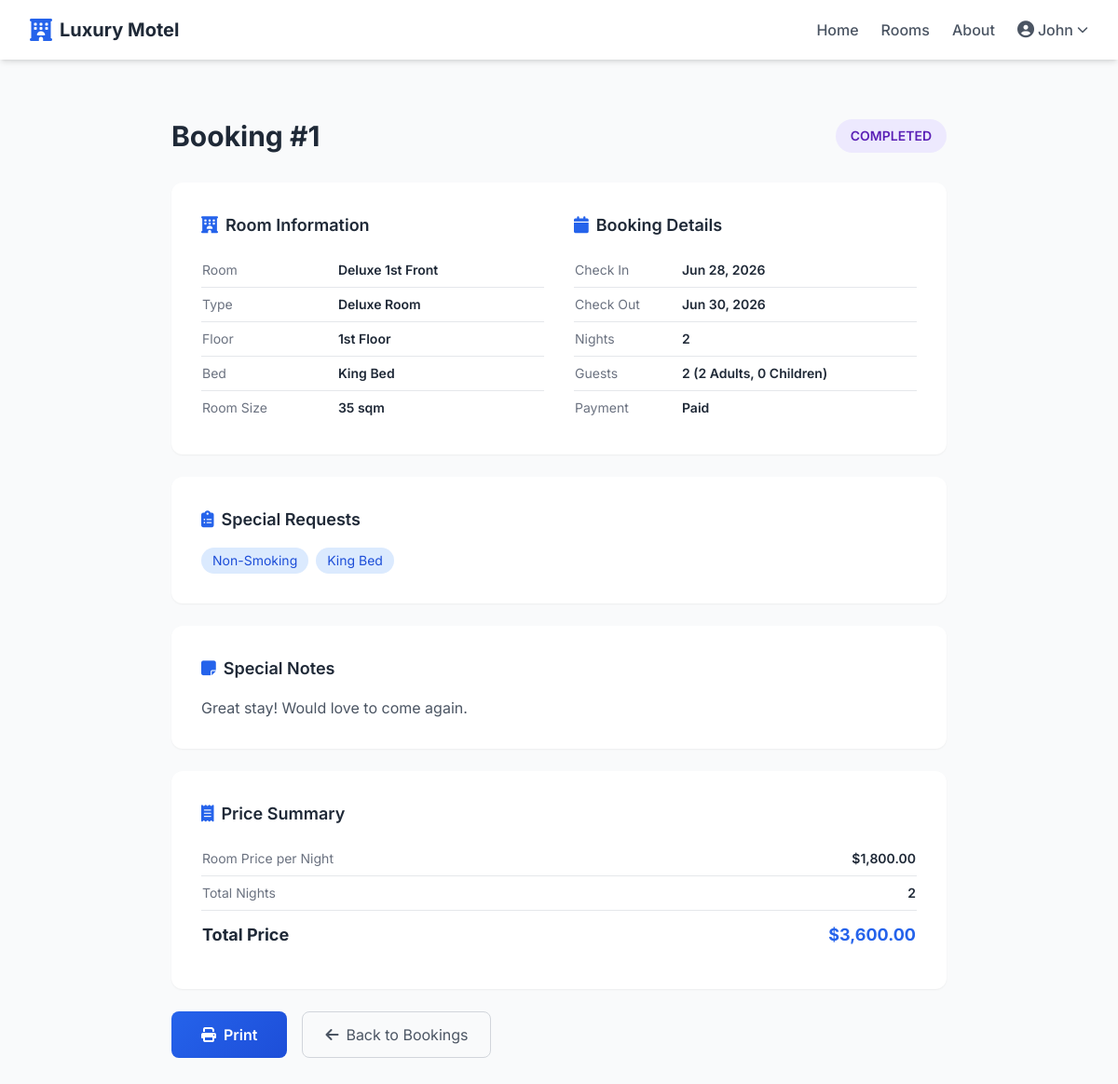
The page /booking-details.php?id=1 (signed in) on the database its author committed.
### tables this page shows
CREATE TABLE IF NOT EXISTS `reservations` (
    `reservation_id` INT AUTO_INCREMENT PRIMARY KEY,
    `user_id` INT NOT NULL,
    `room_id` INT NOT NULL,
    `check_in_date` DATE NOT NULL,
    `check_out_date` DATE NOT NULL,
    `adults` INT NOT NULL DEFAULT 1,
    `children` INT NOT NULL DEFAULT 0,
    `total_guests` INT NOT NULL,
    `total_nights` INT NOT NULL,
    `room_price` DECIMAL(10,2) NOT NULL,
    `total_price` DECIMAL(10,2) NOT NULL,
    `booking_status` ENUM('Pending', 'Approved', 'Rejected', 'Checked In', 'Checked Out', 'Cancelled', 'Completed') DEFAULT 'Pending',
    `payment_status` ENUM('Unpaid', 'Paid', 'Refunded') DEFAULT 'Unpaid',
    `early_check_in_time` TIME NULL,
    `late_check_out_time` TIME NULL,
    `special_notes` TEXT NULL,
    `customer_hidden` TINYINT(1) NOT NULL DEFAULT 0,
    `created_at` TIMESTAMP DEFAULT CURRENT_TIMESTAMP,
    FOREIGN KEY (`user_id`) REFERENCES `users`(`user_id`) ON DELETE RESTRICT ON UPDATE CASCADE,
    FOREIGN KEY (`room_id`) REFERENCES `rooms`(`room_id`) ON DELETE RESTRICT ON UPDATE CASCADE,
    INDEX idx_dates (check_in_date, check_out_date),
    INDEX idx_status (booking_status)
);

CREATE TABLE IF NOT EXISTS `rooms` (
    `room_id` INT AUTO_INCREMENT PRIMARY KEY,
    `type_id` INT NOT NULL,
    `floor_id` INT NOT NULL,
    `room_number` VARCHAR(10) NOT NULL UNIQUE,
    `room_name` VARCHAR(100) NOT NULL,
    `status` ENUM('Available', 'Occupied', 'Maintenance', 'Reserved', 'Cleaning') DEFAULT 'Available',
    `description` TEXT NULL,
    FOREIGN KEY (`type_id`) REFERENCES `room_types`(`type_id`) ON DELETE RESTRICT ON UPDATE CASCADE,
    FOREIGN KEY (`floor_id`) REFERENCES `floors`(`floor_id`) ON DELETE RESTRICT ON UPDATE CASCADE
);

CREATE TABLE IF NOT EXISTS `room_types` (
    `type_id` INT AUTO_INCREMENT PRIMARY KEY,
    `type_name` VARCHAR(100) NOT NULL UNIQUE,
    `description` TEXT NOT NULL,
    `price_per_night` DECIMAL(10,2) NOT NULL,
    `max_capacity` INT NOT NULL,
    `bed_type` VARCHAR(50) NOT NULL,
    `room_size` VARCHAR(30) NOT NULL
);

CREATE TABLE IF NOT EXISTS `floors` (
    `floor_id` INT AUTO_INCREMENT PRIMARY KEY,
    `floor_name` VARCHAR(50) NOT NULL UNIQUE,
    `description` TEXT NULL,
    `sort_order` INT DEFAULT 0
);

CREATE TABLE IF NOT EXISTS `reservation_requests` (
    `reservation_req_id` INT AUTO_INCREMENT PRIMARY KEY,
    `reservation_id` INT NOT NULL,
    `request_id` INT NOT NULL,
    `remarks` VARCHAR(255) NULL,
    FOREIGN KEY (`reservation_id`) REFERENCES `reservations`(`reservation_id`) ON DELETE CASCADE,
    FOREIGN KEY (`request_id`) REFERENCES `special_requests`(`request_id`) ON DELETE RESTRICT
);

CREATE TABLE IF NOT EXISTS `special_requests` (
    `request_id` INT AUTO_INCREMENT PRIMARY KEY,
    `request_name` VARCHAR(100) NOT NULL UNIQUE,
    `description` TEXT NULL,
    `active` TINYINT(1) DEFAULT 1
);

### config/db.php (called while the page is built, shortened)
<?php
function formatDate($date) {
    return date('M d, Y', strtotime($date));
}
function formatCurrency($amount) {
    return '$' . number_format($amount, 2);
}
function badgeClass($status) {
    return strtolower(str_replace(' ', '-', $status));
}

### booking-details.php (the view, shortened to what this page needs)
<?php
require_once 'config/db.php';
$resId = isset($_GET['id']) ? (int)$_GET['id'] : 0;
$stmt = $pdo->prepare("SELECT r.*, rm.room_number, rm.room_name, rt.type_name, rt.bed_type, rt.room_size, f.floor_name,
    u.first_name, u.last_name, u.email, u.phone
    FROM reservations r
    JOIN rooms rm ON r.room_id = rm.room_id
    JOIN room_types rt ON rm.type_id = rt.type_id
    JOIN floors f ON rm.floor_id = f.floor_id
    JOIN users u ON r.user_id = u.user_id
    WHERE r.reservation_id = ? AND r.user_id = ?");
$stmt->execute([$resId, $_SESSION['user_id']]);
$booking = $stmt->fetch();
$requests = $pdo->prepare("SELECT sr.request_name, rr.remarks FROM reservation_requests rr JOIN special_requests sr ON rr.request_id = sr.request_id WHERE rr.reservation_id = ?");
$requests->execute([$resId]);
$bookingRequests = $requests->fetchAll();
include 'includes/header.php';
?>
<section class="py-16 bg-gray-50 min-h-screen">
    <div class="max-w-4xl mx-auto px-4 sm:px-6 lg:px-8">
        <div class="flex items-center justify-between mb-8">
            <h1 class="font-[Playfair_Display] text-3xl font-bold">Booking #<?php echo $booking['reservation_id']; ?></h1>
            <span class="badge-status badge-<?php echo badgeClass($booking['booking_status']); ?> text-sm px-4 py-2"><?php echo $booking['booking_status']; ?></span>
        </div>
        <div class="bg-white rounded-xl shadow-sm p-8 mb-6">
            <div class="grid grid-cols-1 md:grid-cols-2 gap-8">
                <div>
                    <h3 class="font-semibold text-lg mb-4"><i class="fas fa-hotel text-blue-600 mr-2"></i>Room Information</h3>
                    <table class="w-full text-sm">
                        <tr class="border-b"><td class="py-2 text-gray-500">Room</td><td class="py-2 font-semibold"><?php echo $booking['room_name'] ?: 'Room '.$booking['room_number']; ?></td></tr>
                        <tr class="border-b"><td class="py-2 text-gray-500">Type</td><td class="py-2 font-semibold"><?php echo $booking['type_name']; ?></td></tr>
                        <tr class="border-b"><td class="py-2 text-gray-500">Floor</td><td class="py-2 font-semibold"><?php echo $booking['floor_name']; ?></td></tr>
                        <tr class="border-b"><td class="py-2 text-gray-500">Bed</td><td class="py-2 font-semibold"><?php echo $booking['bed_type']; ?></td></tr>
                        <tr><td class="py-2 text-gray-500">Room Size</td><td class="py-2 font-semibold"><?php echo $booking['room_size']; ?></td></tr>
                    </table>
                </div>
                <div>
                    <h3 class="font-semibold text-lg mb-4"><i class="fas fa-calendar text-blue-600 mr-2"></i>Booking Details</h3>
                    <table class="w-full text-sm">
                        <tr class="border-b"><td class="py-2 text-gray-500">Check In</td><td class="py-2 font-semibold"><?php echo formatDate($booking['check_in_date']); ?></td></tr>
                        <tr class="border-b"><td class="py-2 text-gray-500">Check Out</td><td class="py-2 font-semibold"><?php echo formatDate($booking['check_out_date']); ?></td></tr>
                        <tr class="border-b"><td class="py-2 text-gray-500">Nights</td><td class="py-2 font-semibold"><?php echo $booking['total_nights']; ?></td></tr>
                        <tr class="border-b"><td class="py-2 text-gray-500">Guests</td><td class="py-2 font-semibold"><?php echo $booking['total_guests']; ?> (<?php echo $booking['adults']; ?> Adults, <?php echo $booking['children']; ?> Children)</td></tr>
                        <tr><td class="py-2 text-gray-500">Payment</td><td class="py-2 font-semibold"><?php echo $booking['payment_status']; ?></td></tr>
                    </table>
                </div>
            </div>
        </div>
        <?php if ($bookingRequests): ?>
        <div class="bg-white rounded-xl shadow-sm p-8 mb-6">
            <h3 class="font-semibold text-lg mb-4"><i class="fas fa-clipboard-list text-blue-600 mr-2"></i>Special Requests</h3>
            <div class="flex flex-wrap gap-2">
                <?php foreach($bookingRequests as $req): ?>
                <span class="bg-blue-100 text-blue-700 px-3 py-1 rounded-full text-sm"><?php echo $req['request_name']; ?></span>
                <?php endforeach; ?>
            </div>
        </div>
        <?php endif; ?>
        <?php if ($booking['special_notes']): ?>
        <div class="bg-white rounded-xl shadow-sm p-8 mb-6">
            <h3 class="font-semibold text-lg mb-4"><i class="fas fa-sticky-note text-blue-600 mr-2"></i>Special Notes</h3>
            <p class="text-gray-600"><?php echo $booking['special_notes']; ?></p>
        </div>
        <?php endif; ?>
        <div class="bg-white rounded-xl shadow-sm p-8 mb-6">
            <h3 class="font-semibold text-lg mb-4"><i class="fas fa-receipt text-blue-600 mr-2"></i>Price Summary</h3>
            <table class="w-full text-sm">
                <tr class="border-b"><td class="py-2 text-gray-500">Room Price per Night</td><td class="py-2 font-semibold text-right"><?php echo formatCurrency($booking['room_price']); ?></td></tr>
                <tr class="border-b"><td class="py-2 text-gray-500">Total Nights</td><td class="py-2 font-semibold text-right"><?php echo $booking['total_nights']; ?></td></tr>
                <tr><td class="py-3 text-lg font-bold">Total Price</td><td class="py-3 text-lg font-bold text-blue-600 text-right"><?php echo formatCurrency($booking['total_price']); ?></td></tr>
            </table>
        </div>
        <div class="flex space-x-4">
            <button onclick="window.print()" class="btn-primary"><i class="fas fa-print mr-2"></i>Print</button>
            <a href="booking-history.php" class="px-6 py-3 border border-gray-300 rounded-lg text-gray-600 hover:bg-gray-50 transition"><i class="fas fa-arrow-left mr-2"></i>Back to Bookings</a>
        </div>
    </div>
</section>
<?php include 'includes/footer.php'; ?>

### assets/css/style.css (style rules this page uses)
.btn-primary { background: linear-gradient(135deg, #2563eb, #1d4ed8); color: #fff; padding: 0.75rem 2rem; border-radius: 8px; font-weight: 600; transition: all 0.3s; display: inline-block; text-align: center; }
.badge-status { padding: 0.25rem 0.75rem; border-radius: 9999px; font-size: 0.75rem; font-weight: 600; text-transform: uppercase; white-space: nowrap; }
.badge-completed { background: #ede9fe; color: #5b21b6; }

### rows shown on the page
reservations: reservation_id "1", booking_status "COMPLETED", room.room_name "Deluxe 1st Front", room_types.type_name "Deluxe Room", floors.floor_name "1st Floor", room_types.bed_type "King Bed", room_types.room_size "35 sqm", check_in_date "Jun 28, 2026", check_out_date "Jun 30, 2026", total_nights "2", total_guests "2", adults "2", children "0", payment_status "Paid", special_notes "Great stay! Would love to come again.", room_price "$1,800.00", total_price "$3,600.00"
reservation_requests: request.request_name "Non-Smoking"
reservation_requests: request.request_name "King Bed"

### other values the page prints
$_SESSION['first_name'] "John"
